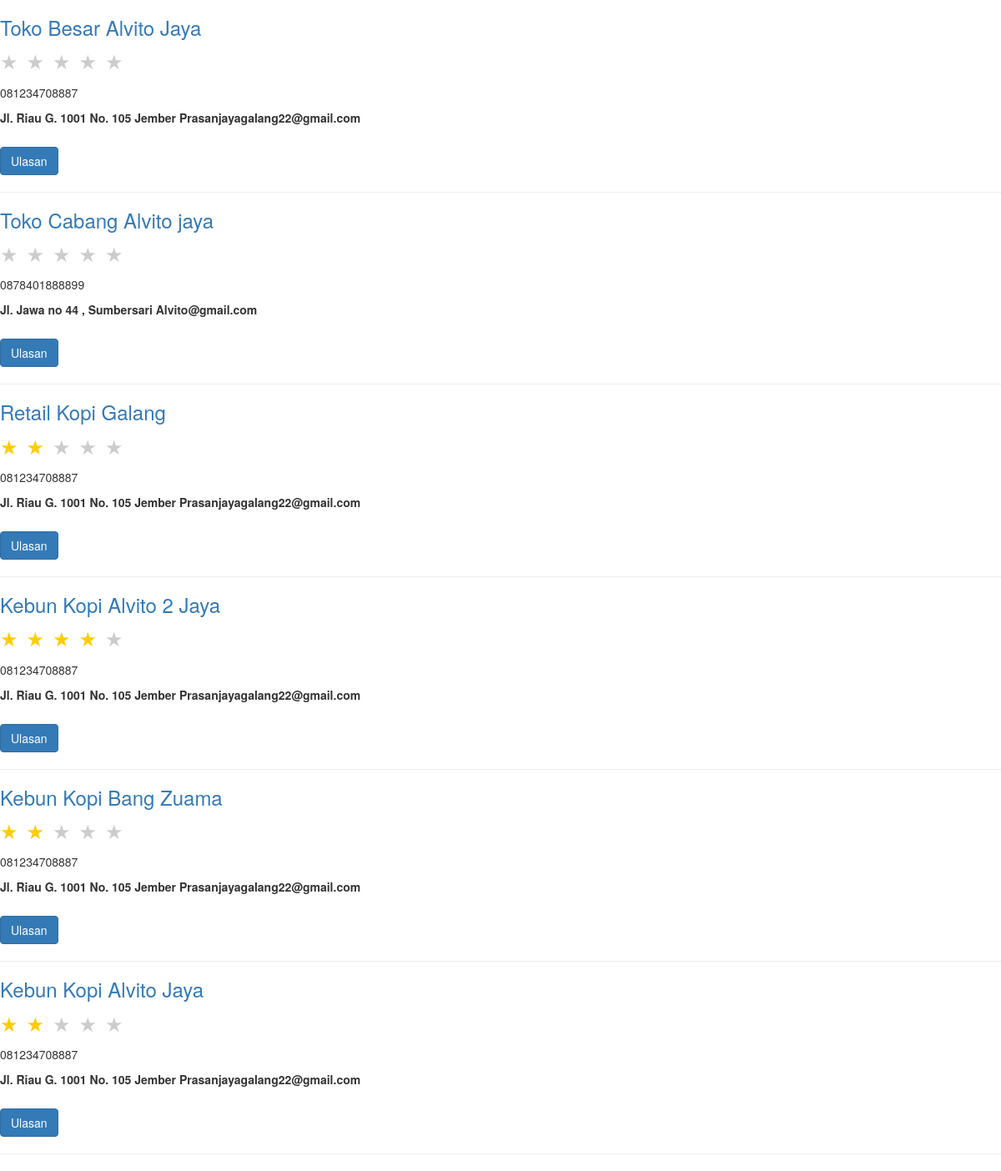
/index.php/rating/fetch, run on the app's committed database.
### tables this page shows
CREATE TABLE `toko` (
  `r_id` int(11) NOT NULL,
  `c_id` int(11) NOT NULL,
  `name` varchar(255) NOT NULL,
  `email` varchar(255) NOT NULL,
  `phone` varchar(255) NOT NULL,
  `url` varchar(255) NOT NULL,
  `o_hr` varchar(255) NOT NULL,
  `c_hr` varchar(255) NOT NULL,
  `o_days` varchar(255) NOT NULL,
  `address` text NOT NULL,
  `img` text NOT NULL
);

### index.php (called while the page is built, shortened)
<?php
require_once BASEPATH.'core/CodeIgniter.php';

### application/models/rating_model.php (the view, shortened to what this page needs)
<link rel="stylesheet" href="https://maxcdn.bootstrapcdn.com/bootstrap/3.3.6/css/bootstrap.min.css" />
<?php
class rating_model extends CI_Model
{
    function get_toko_data()
    {
        $this->db->order_by('r_id', 'DESC');
        return $this->db->get('toko');
    }
    function get_toko_rating($r_id)
    {
        $this->db->select('AVG(rating) as rating');
        $this->db->from('rating');
        $this->db->where('r_id', $r_id);
        $data = $this->db->get();
        foreach ($data->result_array() as $row) {
            return $row["rating"];
        }
    }
    function html_output()
    {
        $data = $this->get_toko_data();
        $output = '';
        foreach ($data->result_array() as $row) {
            $color = '';
            $rating = $this->get_toko_rating($row["r_id"]);
            $output .= '
   <h3 class="text-primary">' . $row["name"] . '</h3>
   <ul class="list-inline" data-rating="' . $rating . '" title="Average Rating - ' . $rating . '">
   ';
            for ($count = 1; $count <= 5; $count++) {
                if ($count <= $rating) {
                    $color = 'color:#ffcc00;';
                } else {
                    $color = 'color:#ccc;';
                }
                $output .= '<li title="' . $count . '" r_id="' . $row['r_id'] . '-' . $count . '" data-index="' . $count . '" data-r_id="' . $row["r_id"] . '" data-rating="' . $rating . '" class="rating" style="cursor:pointer; ' . $color . ' font-size:24px;">&#9733;</li>';
            }
            $output .= '</ul>
   <p>' . $row["phone"] . '</p>
   <label style="text-danger">' . $row["address"] . '</label>
   <label style="text-danger">' . $row["email"] . '</label>
   <br>
   <br>
   <div class="py-3 pb-4 border-bottom">
                        <a href="comment/' . $row["r_id"] . '" class="btn btn-primary">Ulasan</a>
                    </div>
   <hr />
   ';
        }
        echo $output;
    }
}

### data on the page
toko: name "Toko Besar Alvito Jaya", phone "081234708887", address "Jl. Riau G. 1001 No. 105 Jember", email "Prasanjayagalang22@gmail.com"
toko: name "Toko Cabang Alvito jaya", phone "0878401888899", address "Jl. Jawa no 44 , Sumbersari", email "Alvito@gmail.com"
toko: name "Retail Kopi Galang", phone "081234708887", address "Jl. Riau G. 1001 No. 105 Jember", email "Prasanjayagalang22@gmail.com"
toko: name "Kebun Kopi Alvito 2 Jaya", phone "081234708887", address "Jl. Riau G. 1001 No. 105 Jember", email "Prasanjayagalang22@gmail.com"
toko: name "Kebun Kopi Bang Zuama", phone "081234708887", address "Jl. Riau G. 1001 No. 105 Jember", email "Prasanjayagalang22@gmail.com"
toko: name "Kebun Kopi Alvito Jaya", phone "081234708887", address "Jl. Riau G. 1001 No. 105 Jember", email "Prasanjayagalang22@gmail.com"
